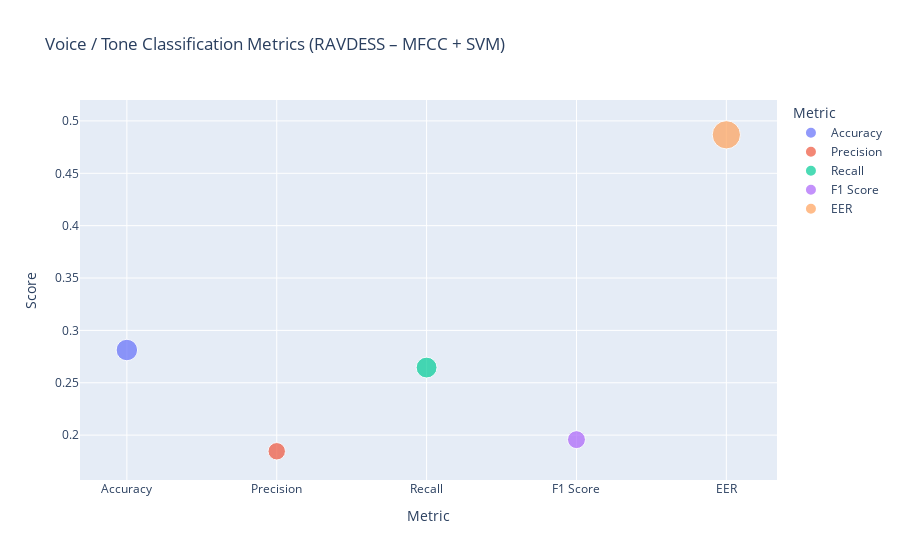

Write notebook code for a chart like this one.
### Code cell
fig = px.scatter(
    metrics_df,
    x="Metric",
    y="Score",
    size="Score",
    color="Metric",
    title="Voice / Tone Classification Metrics (RAVDESS – MFCC + SVM)"
)

fig.show()

### Figure 1 — Plotly figure (JSON) as saved in the notebook; plotly's stock layout.template omitted (floating-point values rounded to 4 significant figures)
{"data": [{"hovertemplate": "Metric=%{x}<br>Score=%{marker.size}<extra></extra>", "legendgroup": "Accuracy", "marker": {"color": "#636efa", "size": [0.2812], "sizemode": "area", "sizeref": 0.001217, "symbol": "circle"}, "mode": "markers", "name": "Accuracy", "orientation": "v", "showlegend": true, "type": "scatter", "x": ["Accuracy"], "xaxis": "x", "y": [0.2812], "yaxis": "y"}, {"hovertemplate": "Metric=%{x}<br>Score=%{marker.size}<extra></extra>", "legendgroup": "Precision", "marker": {"color": "#EF553B", "size": [0.1846], "sizemode": "area", "sizeref": 0.001217, "symbol": "circle"}, "mode": "markers", "name": "Precision", "orientation": "v", "showlegend": true, "type": "scatter", "x": ["Precision"], "xaxis": "x", "y": [0.1846], "yaxis": "y"}, {"hovertemplate": "Metric=%{x}<br>Score=%{marker.size}<extra></extra>", "legendgroup": "Recall", "marker": {"color": "#00cc96", "size": [0.2645], "sizemode": "area", "sizeref": 0.001217, "symbol": "circle"}, "mode": "markers", "name": "Recall", "orientation": "v", "showlegend": true, "type": "scatter", "x": ["Recall"], "xaxis": "x", "y": [0.2645], "yaxis": "y"}, {"hovertemplate": "Metric=%{x}<br>Score=%{marker.size}<extra></extra>", "legendgroup": "F1 Score", "marker": {"color": "#ab63fa", "size": [0.1957], "sizemode": "area", "sizeref": 0.001217, "symbol": "circle"}, "mode": "markers", "name": "F1 Score", "orientation": "v", "showlegend": true, "type": "scatter", "x": ["F1 Score"], "xaxis": "x", "y": [0.1957], "yaxis": "y"}, {"hovertemplate": "Metric=%{x}<br>Score=%{marker.size}<extra></extra>", "legendgroup": "EER", "marker": {"color": "#FFA15A", "size": [0.4867], "sizemode": "area", "sizeref": 0.001217, "symbol": "circle"}, "mode": "markers", "name": "EER", "orientation": "v", "showlegend": true, "type": "scatter", "x": ["EER"], "xaxis": "x", "y": [0.4867], "yaxis": "y"}], "layout": {"legend": {"itemsizing": "constant", "title": {"text": "Metric"}, "tracegroupgap": 0}, "title": {"text": "Voice / Tone Classification Metrics (RAVDESS – MFCC + SVM)"}, "xaxis": {"anchor": "y", "categoryarray": ["Accuracy", "Precision", "Recall", "F1 Score", "EER"], "categoryorder": "array", "domain": [0, 1], "title": {"text": "Metric"}}, "yaxis": {"anchor": "x", "domain": [0, 1], "title": {"text": "Score"}}}}
